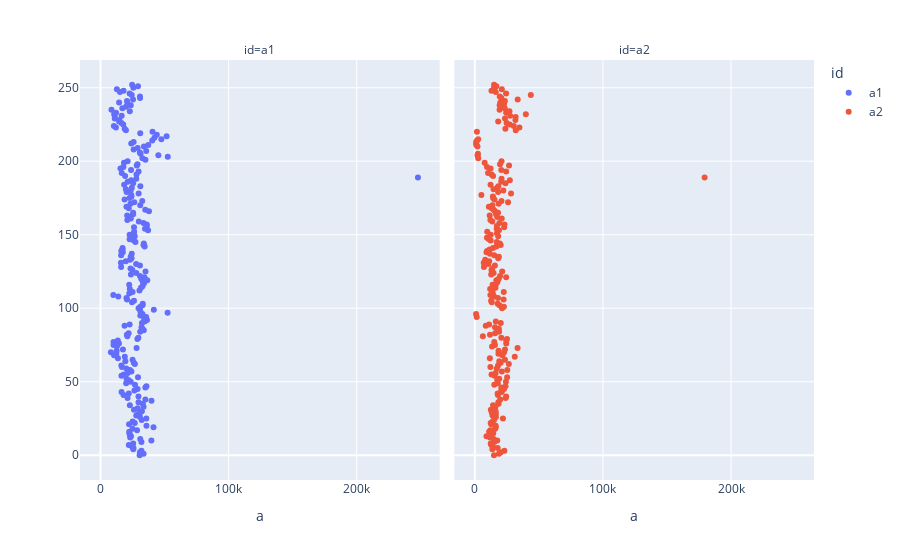

The code cell stored with this chart in its notebook:
### Code cell
plotly.offline.iplot(
    plotly.express.scatter(predata, x = "a", color = "id", trendline = "ols", facet_col = "id")
)

### Figure 1 — Plotly figure (JSON) as saved in the notebook; plotly's stock layout.template omitted (floating-point values rounded to 4 significant figures; data arrays with more than 128 entries replaced by an {"elided": "..."} marker saying what was removed)
{"data": [{"hovertemplate": "id=a1<br>a=%{x}<extra></extra>", "legendgroup": "a1", "marker": {"color": "#636efa", "symbol": "circle"}, "mode": "markers", "name": "a1", "showlegend": true, "type": "scatter", "x": {"elided": "253 str values"}, "xaxis": "x", "yaxis": "y"}, {"hovertemplate": "id=a1<extra></extra>", "legendgroup": "a1", "marker": {"color": "#636efa", "symbol": "circle"}, "mode": "lines", "name": "a1", "showlegend": false, "type": "scatter", "xaxis": "x", "yaxis": "y"}, {"hovertemplate": "id=a2<br>a=%{x}<extra></extra>", "legendgroup": "a2", "marker": {"color": "#EF553B", "symbol": "circle"}, "mode": "markers", "name": "a2", "showlegend": true, "type": "scatter", "x": {"elided": "253 str values"}, "xaxis": "x2", "yaxis": "y2"}, {"hovertemplate": "id=a2<extra></extra>", "legendgroup": "a2", "marker": {"color": "#EF553B", "symbol": "circle"}, "mode": "lines", "name": "a2", "showlegend": false, "type": "scatter", "xaxis": "x2", "yaxis": "y2"}], "layout": {"annotations": [{"showarrow": false, "text": "id=a1", "x": 0.245, "xanchor": "center", "xref": "paper", "y": 1, "yanchor": "bottom", "yref": "paper"}, {"showarrow": false, "text": "id=a2", "x": 0.755, "xanchor": "center", "xref": "paper", "y": 1, "yanchor": "bottom", "yref": "paper"}], "legend": {"title": {"text": "id"}, "tracegroupgap": 0}, "margin": {"t": 60}, "xaxis": {"anchor": "y", "domain": [0, 0.49], "title": {"text": "a"}}, "xaxis2": {"anchor": "y2", "domain": [0.51, 1], "matches": "x", "title": {"text": "a"}}, "yaxis": {"anchor": "x", "domain": [0, 1]}, "yaxis2": {"anchor": "x2", "domain": [0, 1], "matches": "y", "showticklabels": false}}}
